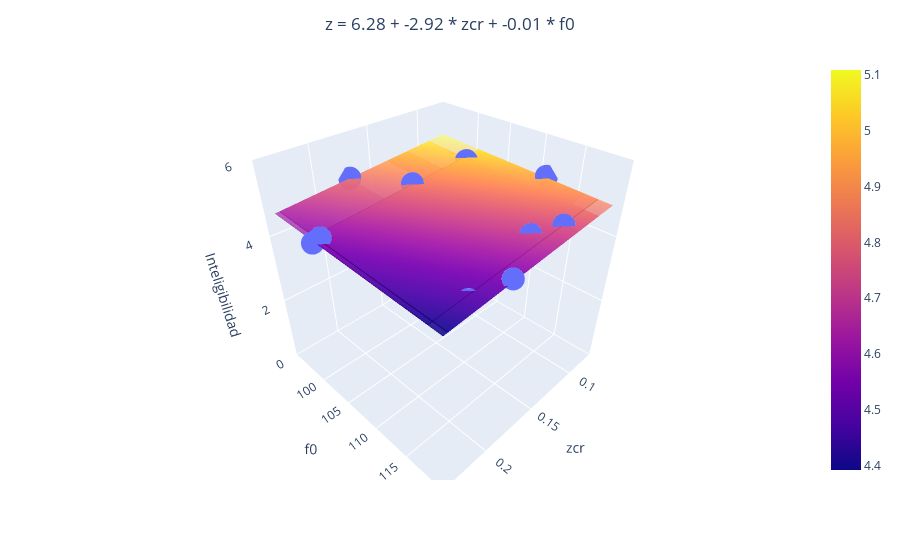

The code cell stored with this chart in its notebook:
### Code cell
if len(dicc_model) == 2:
    import plotly.express as px
    import plotly.graph_objects as go

    # Seleccionamos solo las características seleccionadas en X
    X_selected = X[:, selected_features]

    # Entrenamos el modelo de regresión con las características seleccionadas
    regr_multivar = LinearRegression()
    regr_multivar.fit(X_selected, y)

    # Obtenemos las predicciones del modelo para las características seleccionadas
    y_pred = regr_multivar.predict(X_selected)

    # Crear la figura
    fig = px.scatter_3d(x=X_selected[:, 0], y=X_selected[:, 1], z=y)

    # Crear el plano de regresión
    xx, yy = np.meshgrid(X_selected[:, 0], X_selected[:, 1])
    zz = regr_multivar.intercept_ + np.dot(np.array([xx.ravel(), yy.ravel()]).T, regr_multivar.coef_.ravel()).reshape(xx.shape)
    fig.add_trace(go.Surface(x=xx, y=yy, z=zz, opacity=0.5))

    # Construir la cadena de texto para la ecuación del plano
    equation = f'z = {regr_multivar.intercept_.round(2)}'
    for i, (key, model) in enumerate(dicc_model.items()):
        equation += f' + {regr_multivar.coef_[i].round(2)} * {key.replace("_model", "")}'
    
    # Centrar el título
    fig.update_layout(title=dict(text=equation, x=0.5, xanchor='center'))

    # Etiquetas de los ejes y rango del eje z
    fig.update_layout(scene=dict(xaxis_title=list(dicc_model.keys())[0].replace("_model", ""), yaxis_title=list(dicc_model.keys())[1].replace("_model", ""), zaxis_title='Inteligibilidad', zaxis=dict(range=[0, 6]), yaxis=dict(tickvals=[100, 105, 110, 115])))

    fig.write_html(
       os.path.join(PATH, TEST_FOLDER, REGGRESSION_FOLDER, PARAMETRIC_FOLDER, INTELIGIBILIDAD_FOLDER, FEMALE_FOLDER, 'regresion_inteligibilidad_multivariable_female.html')
    )

    fig.show()

### Figure 1 — Plotly figure (JSON) as saved in the notebook; plotly's stock layout.template omitted (floating-point values rounded to 4 significant figures)
{"data": [{"hovertemplate": "x=%{x}<br>y=%{y}<br>z=%{z}<extra></extra>", "legendgroup": "", "marker": {"color": "#636efa", "symbol": "circle"}, "mode": "markers", "name": "", "scene": "scene", "showlegend": false, "type": "scatter3d", "x": [0.07594, 0.1378, 0.09304, 0.2356, 0.2044, 0.1812, 0.1478, 0.117, 0.2325, 0.1734], "y": [111.1, 116.4, 101.3, 101.5, 117.7, 119.6, 101.0, 117.9, 102.3, 94.71], "z": [4.98, 4.694, 4.918, 4.51, 4.367, 4.653, 4.857, 4.776, 4.673, 4.837]}, {"opacity": 0.5, "type": "surface", "x": [[0.07594, 0.1378, 0.09304, 0.2356, 0.2044, 0.1812, 0.1478, 0.117, 0.2325, 0.1734], [0.07594, 0.1378, 0.09304, 0.2356, 0.2044, 0.1812, 0.1478, 0.117, 0.2325, 0.1734], [0.07594, 0.1378, 0.09304, 0.2356, 0.2044, 0.1812, 0.1478, 0.117, 0.2325, 0.1734], [0.07594, 0.1378, 0.09304, 0.2356, 0.2044, 0.1812, 0.1478, 0.117, 0.2325, 0.1734], [0.07594, 0.1378, 0.09304, 0.2356, 0.2044, 0.1812, 0.1478, 0.117, 0.2325, 0.1734], [0.07594, 0.1378, 0.09304, 0.2356, 0.2044, 0.1812, 0.1478, 0.117, 0.2325, 0.1734], [0.07594, 0.1378, 0.09304, 0.2356, 0.2044, 0.1812, 0.1478, 0.117, 0.2325, 0.1734], [0.07594, 0.1378, 0.09304, 0.2356, 0.2044, 0.1812, 0.1478, 0.117, 0.2325, 0.1734], [0.07594, 0.1378, 0.09304, 0.2356, 0.2044, 0.1812, 0.1478, 0.117, 0.2325, 0.1734], [0.07594, 0.1378, 0.09304, 0.2356, 0.2044, 0.1812, 0.1478, 0.117, 0.2325, 0.1734]], "y": [[111.1, 111.1, 111.1, 111.1, 111.1, 111.1, 111.1, 111.1, 111.1, 111.1], [116.4, 116.4, 116.4, 116.4, 116.4, 116.4, 116.4, 116.4, 116.4, 116.4], [101.3, 101.3, 101.3, 101.3, 101.3, 101.3, 101.3, 101.3, 101.3, 101.3], [101.5, 101.5, 101.5, 101.5, 101.5, 101.5, 101.5, 101.5, 101.5, 101.5], [117.7, 117.7, 117.7, 117.7, 117.7, 117.7, 117.7, 117.7, 117.7, 117.7], [119.6, 119.6, 119.6, 119.6, 119.6, 119.6, 119.6, 119.6, 119.6, 119.6], [101.0, 101.0, 101.0, 101.0, 101.0, 101.0, 101.0, 101.0, 101.0, 101.0], [117.9, 117.9, 117.9, 117.9, 117.9, 117.9, 117.9, 117.9, 117.9, 117.9], [102.3, 102.3, 102.3, 102.3, 102.3, 102.3, 102.3, 102.3, 102.3, 102.3], [94.71, 94.71, 94.71, 94.71, 94.71, 94.71, 94.71, 94.71, 94.71, 94.71]], "z": [[4.944, 4.763, 4.894, 4.477, 4.569, 4.637, 4.734, 4.824, 4.487, 4.659], [4.892, 4.711, 4.842, 4.425, 4.517, 4.584, 4.682, 4.772, 4.434, 4.607], [5.042, 4.861, 4.992, 4.575, 4.667, 4.734, 4.832, 4.922, 4.584, 4.757], [5.04, 4.859, 4.99, 4.573, 4.664, 4.732, 4.83, 4.92, 4.582, 4.755], [4.878, 4.697, 4.828, 4.411, 4.503, 4.571, 4.668, 4.758, 4.42, 4.593], [4.86, 4.679, 4.81, 4.393, 4.484, 4.552, 4.65, 4.74, 4.402, 4.575], [5.045, 4.864, 4.995, 4.578, 4.67, 4.738, 4.835, 4.925, 4.588, 4.76], [4.877, 4.696, 4.827, 4.41, 4.501, 4.569, 4.667, 4.757, 4.419, 4.592], [5.033, 4.852, 4.983, 4.566, 4.657, 4.725, 4.823, 4.913, 4.575, 4.748], [5.108, 4.927, 5.058, 4.641, 4.733, 4.8, 4.898, 4.988, 4.65, 4.823]]}], "layout": {"legend": {"tracegroupgap": 0}, "margin": {"t": 60}, "scene": {"domain": {"x": [0, 1], "y": [0, 1]}, "xaxis": {"title": {"text": "zcr"}}, "yaxis": {"tickvals": [100, 105, 110, 115], "title": {"text": "f0"}}, "zaxis": {"range": [0, 6], "title": {"text": "Inteligibilidad"}}}, "title": {"text": "z = 6.28 + -2.92 * zcr + -0.01 * f0", "x": 0.5, "xanchor": "center"}}}
